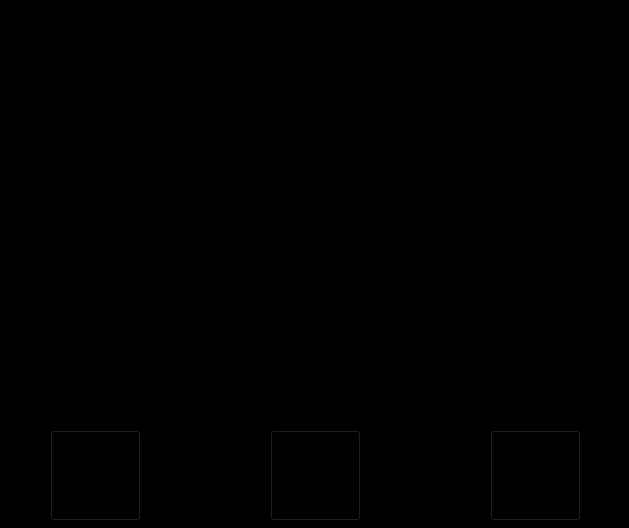
<?xml version="1.0" encoding="UTF-8"?>
<ui version="4.0">
 <class>Form</class>
 <widget class="QWidget" name="Form">
  <property name="geometry">
   <rect>
    <x>0</x>
    <y>0</y>
    <width>629</width>
    <height>528</height>
   </rect>
  </property>
  <property name="windowTitle">
   <string>Form</string>
  </property>
  <property name="styleSheet">
   <string notr="true">background-color: rgb(0, 0, 0);</string>
  </property>
  <widget class="QLabel" name="label">
   <property name="geometry">
    <rect>
     <x>3</x>
     <y>1</y>
     <width>621</width>
     <height>421</height>
    </rect>
   </property>
   <property name="text">
    <string/>
   </property>
   <property name="pixmap">
    <pixmap>E:/Kali.jpeg</pixmap>
   </property>
   <property name="scaledContents">
    <bool>true</bool>
   </property>
  </widget>
  <widget class="QPushButton" name="pushButton">
   <property name="geometry">
    <rect>
     <x>50</x>
     <y>430</y>
     <width>91</width>
     <height>91</height>
    </rect>
   </property>
   <property name="text">
    <string/>
   </property>
   <property name="icon">
    <iconset>
     <normaloff>E:/opencv_jk/刷新.png</normaloff>E:/opencv_jk/刷新.png</iconset>
   </property>
   <property name="iconSize">
    <size>
     <width>90</width>
     <height>90</height>
    </size>
   </property>
  </widget>
  <widget class="QPushButton" name="pushButton_2">
   <property name="geometry">
    <rect>
     <x>270</x>
     <y>430</y>
     <width>91</width>
     <height>91</height>
    </rect>
   </property>
   <property name="text">
    <string/>
   </property>
   <property name="icon">
    <iconset>
     <normaloff>E:/opencv_jk/保存.png</normaloff>E:/opencv_jk/保存.png</iconset>
   </property>
   <property name="iconSize">
    <size>
     <width>90</width>
     <height>90</height>
    </size>
   </property>
  </widget>
  <widget class="QPushButton" name="pushButton_3">
   <property name="geometry">
    <rect>
     <x>490</x>
     <y>430</y>
     <width>91</width>
     <height>91</height>
    </rect>
   </property>
   <property name="text">
    <string/>
   </property>
   <property name="icon">
    <iconset>
     <normaloff>E:/opencv_jk/删除.png</normaloff>E:/opencv_jk/删除.png</iconset>
   </property>
   <property name="iconSize">
    <size>
     <width>90</width>
     <height>90</height>
    </size>
   </property>
  </widget>
 </widget>
 <resources/>
 <connections/>
</ui>
